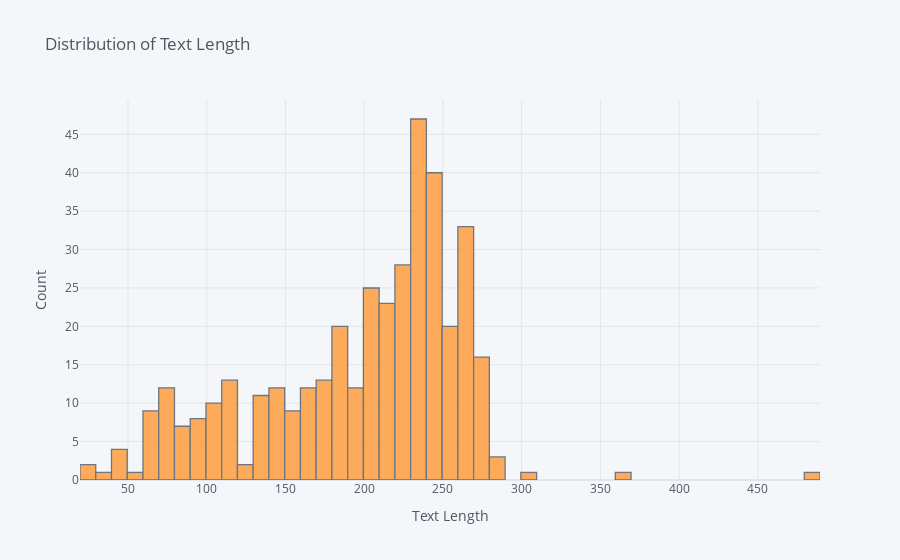

Write notebook code for a chart like this one.
### Code cell
df['text_length'].iplot(kind = 'hist', xTitle = 'Text Length', yTitle = 'Count', title = "Distribution of Text Length", bins = 50)

### Figure 1 — Plotly figure (JSON) as saved in the notebook; plotly's stock layout.template omitted (floating-point values rounded to 4 significant figures; data arrays with more than 128 entries replaced by an {"elided": "..."} marker saying what was removed)
{"data": [{"histfunc": "count", "histnorm": "", "marker": {"color": "rgba(255, 153, 51, 1.0)", "line": {"color": "#4D5663", "width": 1.3}}, "name": "text_length", "nbinsx": 50, "opacity": 0.8, "orientation": "v", "type": "histogram", "x": {"elided": "396 int values"}}], "layout": {"barmode": "overlay", "legend": {"bgcolor": "#F5F6F9", "font": {"color": "#4D5663"}}, "paper_bgcolor": "#F5F6F9", "plot_bgcolor": "#F5F6F9", "title": {"font": {"color": "#4D5663"}, "text": "Distribution of Text Length"}, "xaxis": {"gridcolor": "#E1E5ED", "showgrid": true, "tickfont": {"color": "#4D5663"}, "title": {"font": {"color": "#4D5663"}, "text": "Text Length"}, "zerolinecolor": "#E1E5ED"}, "yaxis": {"gridcolor": "#E1E5ED", "showgrid": true, "tickfont": {"color": "#4D5663"}, "title": {"font": {"color": "#4D5663"}, "text": "Count"}, "zerolinecolor": "#E1E5ED"}}}
